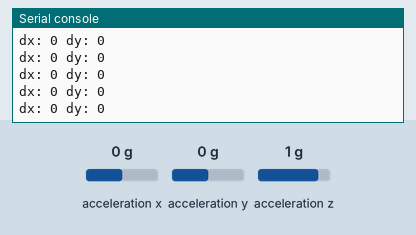
This program was run on a simulated CircuitPython board. Shown: the last lines printed to the serial console. Inputs (shaded band) come from the test bench; at power-on: acceleration x 0 g, acceleration y 0 g, acceleration z 1 g. USB keyboard and mouse output is not drawn.

Above: at 1.2 s.
1.3 s: acceleration x set to -1.4 g
At 1.31 s:
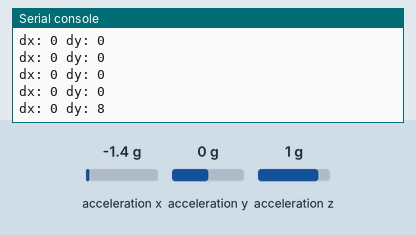
2.8 s: acceleration y set to -1.4 g
At 2.82 s:
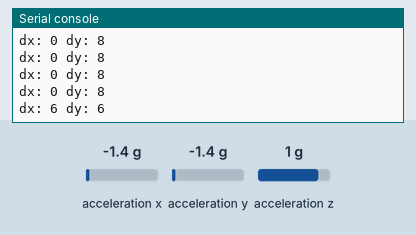
4.3 s: acceleration z set to -1.4 g
At 4.33 s:
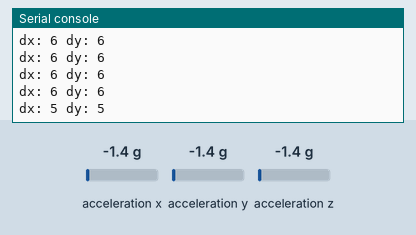
Timing chart, 0 to 7.3 s (numbered marks = the images above; inputs shaded):
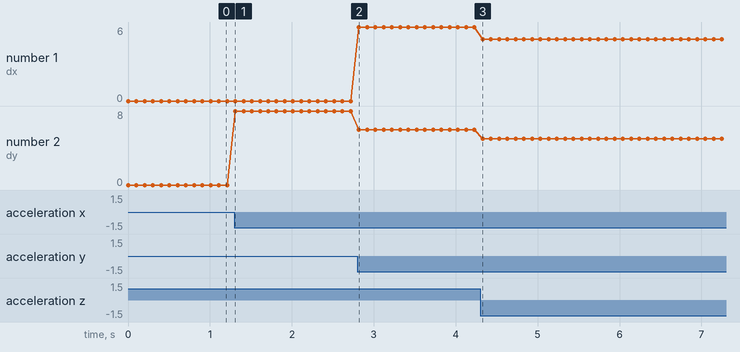

The program:

main_mouse.py
```python
from adafruit_hid import mouse
import adafruit_lis3dh
import board
import busio
import math
import time

# ======================================================================

MOUSE = mouse.Mouse()

I2C = busio.I2C(board.ACCELEROMETER_SCL, board.ACCELEROMETER_SDA)
ACCEL = adafruit_lis3dh.LIS3DH_I2C(I2C, address=0x19)

def main():
    """Use the board like a joystick to move the mouse."""
    while True:
        ax, ay, az = ACCEL.acceleration
        atotal = math.sqrt( ax**2 + ay**2 + az**2 )
        # We can get theta unambigiously since it's just 0 to 180.
        theta = math.acos(az/atotal)
        # Outside the range -90 to 90, there are ambiguities in phi.
        if ax == 0:
            ax = 0.000001
        phi = math.atan(ay/ax)
        if ax > 0:
            phi = phi + math.pi
        # The severity of the angle controls how fast we move the mouse.
        speed = 10*math.sin(theta)
        # The direction we hold the board is the direction we want the
        # mouse to move.
        dx = int(speed*math.sin(phi))
        dy = int(speed*math.cos(phi))
        print('dx:', dx, 'dy:', dy)
        # To line up with the screen, the board should be aligned with
        # the USB plugin on the right.
        MOUSE.move(x=dx, y=dy)
        time.sleep(0.1)

# ======================================================================

main()
```

Measured:
- after the input at 1.3 s, the serial console: prints a new line at once (image 1)
- after the input at 2.8 s, the serial console: prints a new line at once (image 2)
- after the input at 4.3 s, the serial console: prints a new line at once (image 3)
- plotted number 1: 0 → 6 after the input at 2.8 s, 6 → 5 after the input at 4.3 s
- plotted number 2: 0 → 8 after the input at 1.3 s, 8 → 6 after the input at 2.8 s, 6 → 5 after the input at 4.3 s
